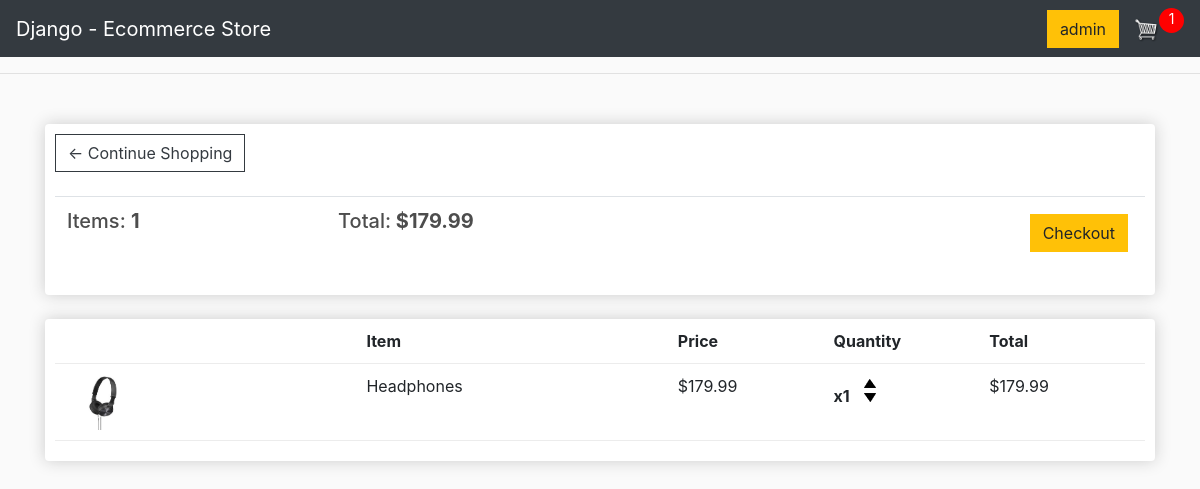
The page /cart/ (signed in) on the database as committed earlier.
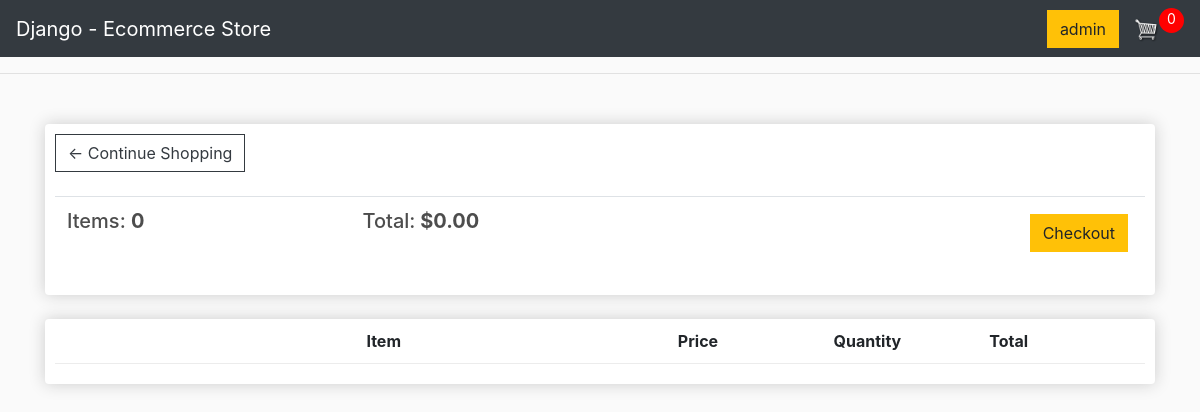
The same page on the database as committed later.
### store/models.py (models this page shows, shortened)
class Order(models.Model):
    customer = models.ForeignKey(Customer, on_delete=models.SET_NULL, null=True, blank=True)
    date_ordered = models.DateTimeField(auto_now_add=True)
    complete = models.BooleanField(default=False)
    transaction_id = models.CharField(max_length=100, null=True)
    @property
    def get_cart_total(self):
        orderitems = self.orderitem_set.all()
        total = sum([item.get_total for item in orderitems])
        return total
    @property
    def get_cart_items(self):
        orderitems = self.orderitem_set.all()
        total = sum([item.quantity for item in orderitems])
        return total

class OrderItem(models.Model):
    product = models.ForeignKey(Product, on_delete=models.SET_NULL, null=True)
    order = models.ForeignKey(Order, on_delete=models.SET_NULL, null=True)
    quantity = models.IntegerField(default=0, null=True, blank=True)
    date_added = models.DateTimeField(auto_now_add=True)
    @property
    def get_total(self):
        total = self.product.price * self.quantity
        return total

class Product(models.Model):
    name =  models.CharField(max_length=200)
    price = models.DecimalField(max_digits=7, decimal_places=2)
    digital = models.BooleanField(default=False, null=True, blank=True)
    image = models.ImageField(null=True, blank=True)
    @property # property decorator: lets you access this as an attribut rather than a method
    def imageURL(self):
        try:
            url = self.image.url
        except:
            url = ''
        return url

### store/views.py (the view)
# urls.py: path('cart/', views.cart, name="cart"),
def cart(request):
     data = cartData(request)
     cartItems = data['cartItems']
     order = data['order']
     items = data['items']
     context = {'items': items, 'order': order, 'cartItems': cartItems}
     return render(request, 'store/cart.html', context)

### store/utils.py (called while the page is built)
def cartData(request):
     if request.user.is_authenticated:
          customer = request.user.customer
          order, created = Order.objects.get_or_create(customer=customer, complete=False)
          items = order.orderitem_set.all()
          cartItems = order.get_cart_items
     else:
          cookieData = cookieCart(request)
          cartItems = cookieData['cartItems']
          order = cookieData['order']
          items = cookieData['items']
     return {'items': items, 'order': order, 'cartItems': cartItems}

### store/templates/store/cart.html
{% extends 'store/main.html' %}
{% load static %}
{% block content %}
<div class="row">
	<div class="col-lg-12">
		<div class="box-element">
            <a  class="btn btn-outline-dark" href="{% url 'store' %}">&#x2190; Continue Shopping</a>
            <br>
            <br>
            <table class="table">
                <tr>
                    <th><h5>Items: <strong>{{order.get_cart_items}}</strong></h5></th>
                    <th><h5>Total:<strong> ${{order.get_cart_total|floatformat:2}}</strong></h5></th>
                    <th>
                        <a  style="float:right; margin:5px;" class="btn btn-success" href="{% url 'checkout' %}">Checkout</a>
                    </th>
                </tr>
            </table>
        </div>
		<br>
		<div class="box-element">
            <div class="cart-row">
                <div style="flex:2"></div>
                <div style="flex:2"><strong>Item</strong></div>
                <div style="flex:1"><strong>Price</strong></div>
                <div style="flex:1"><strong>Quantity</strong></div>
                <div style="flex:1"><strong>Total</strong></div>
            </div>
            {% for item in items %}
            <div class="cart-row">
                <div style="flex:2"><img class="row-image" src="{{item.product.imageURL}}"></div>
                <div style="flex:2"><p>{{item.product.name}}</p></div>
                <div style="flex:1"><p>${{item.product.price|floatformat:2}}</p></div>
                <div style="flex:1">
                    <p class="quantity">x{{item.quantity}}</p>
                    <div class="quantity">
                        <img data-product="{{item.product.id}}" data-action="add" class="chg-quantity update-cart" src="{% static  'images/arrow-up.png' %}">
                        <img data-product="{{item.product.id}}" data-action="remove" class="chg-quantity update-cart" src="{% static  'images/arrow-down.png' %}">
                    </div>
                </div>
                <div style="flex:1"><p>${{item.get_total}}</p></div>
            </div>
            {% endfor %}
	</div>
</div>
{% endblock content %}

### store/templates/store/main.html (shortened to what this page needs)
<!DOCTYPE html>
{% load static %}
<html>
<head>
	<link rel="stylesheet" href="https://stackpath.bootstrapcdn.com/bootstrap/4.4.1/css/bootstrap.min.css">
	<link rel="stylesheet" type="text/css" href="{% static 'css/main.css' %}">
</head>
<body>
    <nav class="navbar navbar-expand-lg navbar-dark bg-dark">
        <a class="navbar-brand" href="{% url 'store' %}">Django - Ecommerce Store</a>
        <div class="collapse navbar-collapse" id="navbarSupportedContent">
            <div class="form-inline my-2 my-lg-0">
                {% if user.is_authenticated %}
                    <a href="#" class="btn btn-warning">{{ user }}</a>
                {% else %}
                    <a href="#" class="btn btn-warning">Login</a>
                {% endif %}
                <a href="{% url 'cart' %}">
                    <img id="cart-icon" src="{% static 'images/cart.png' %}">
                </a>
                <p id="cart-total">{{cartItems}}</p>
            </div>
        </div>
    </nav>
    <hr>
    <div class="container">
        <br>
        {% block content %}
        {% endblock content %}
    </div>
</body>
</html>

Rows that differ between the two databases and show on the page:
no longer on this page (row edited): Order: get_cart_items "1", get_cart_total "179.99"
no longer on this page (row unchanged): OrderItem: product.imageURL (picture), product.name "Headphones", product.price "179.99", quantity "1", get_total "179.99"
added Order: get_cart_items "0", get_cart_total "0.00"
Other text that changed with them:
{{ cartItems }}: "1" → "0"
